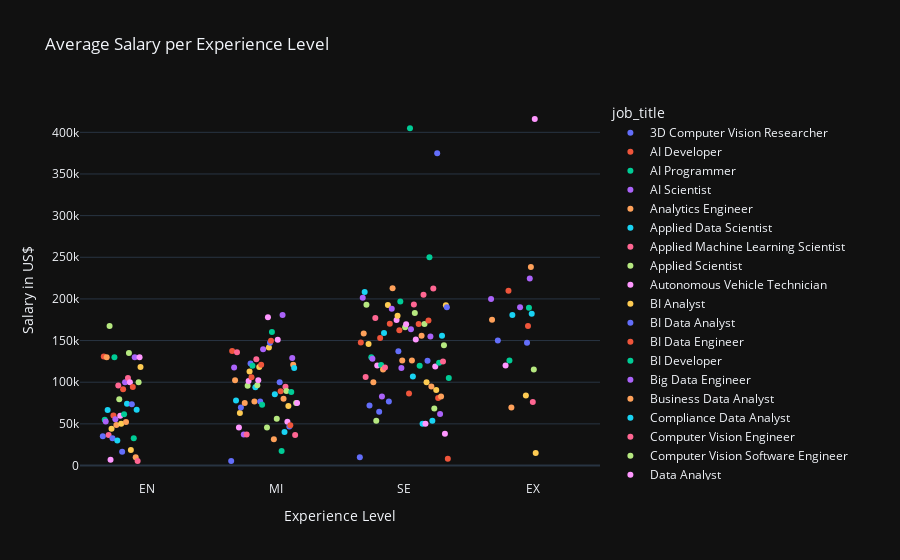

Notebook code for this chart:
### Code cell
average_salary_per_experience = df.groupby(["experience_level", "job_title"])["salary_in_usd"].mean().reset_index()

fig=px.strip(average_salary_per_experience,x="experience_level", y="salary_in_usd", color="job_title", title="Average Salary per Experience Level",template="plotly_dark")
fig.update_xaxes(title_text="Experience Level")
fig.update_yaxes(title_text="Salary in US$")
fig
